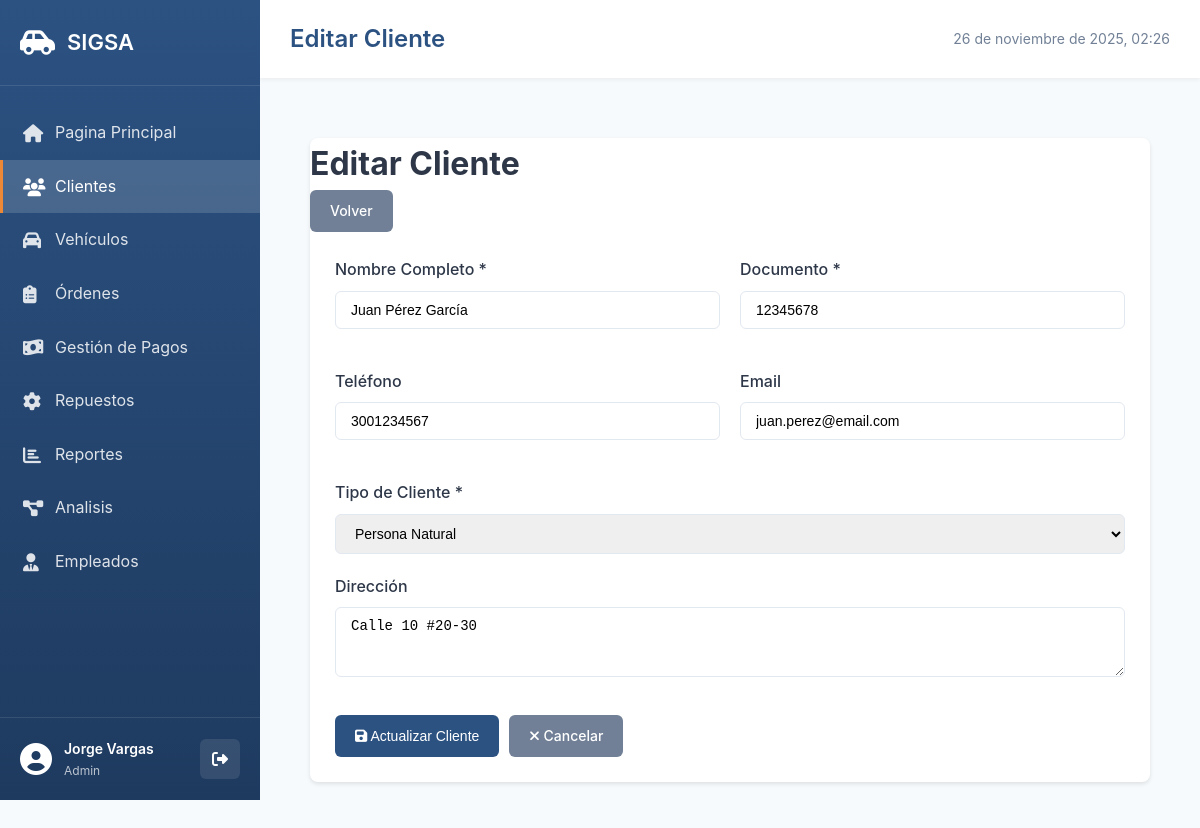
Page /pages/clientes/edit.php?id=1 (signed in) on the committed database.
### tables this page shows
CREATE TABLE Clientes (
    id_cliente INT AUTO_INCREMENT PRIMARY KEY,
    nombre VARCHAR(200) NOT NULL,
    documento VARCHAR(20) NOT NULL UNIQUE,
    telefono VARCHAR(20),
    correo VARCHAR(100),
    tipo_cliente ENUM('natural', 'empresa') DEFAULT 'natural',
    direccion TEXT,
    fecha_registro TIMESTAMP DEFAULT CURRENT_TIMESTAMP,
    estado ENUM('activo', 'inactivo') DEFAULT 'activo',
    INDEX idx_documento (documento),
    INDEX idx_nombre (nombre)
);

### pages/clientes/edit.php (the view, shortened to what this page needs)
<?php
$db = getDB();
$id = $_GET['id'] ?? 0;
$stmt = $db->prepare("SELECT * FROM Clientes WHERE id_cliente = ?");
$stmt->execute([$id]);
$cliente = $stmt->fetch();
include __DIR__ . '/../../includes/header.php';
?>
<div class="container">
    <div class="card">
        <div class="card-header">
            <h1>Editar Cliente</h1>
            <a href="index.php" class="btn btn-secondary">Volver</a>
        </div>
        <div class="card-body">
            <form method="POST">
                <div class="form-row">
                    <div class="form-group">
                        <label for="nombre">Nombre Completo *</label>
                        <input type="text" id="nombre" name="nombre" value="<?= htmlspecialchars($cliente['nombre']) ?>" class="form-control" required>
                    </div>
                    <div class="form-group">
                        <label for="documento">Documento *</label>
                        <input type="text" id="documento" name="documento" value="<?= htmlspecialchars($cliente['documento']) ?>" class="form-control" required>
                    </div>
                </div>
                <div class="form-row">
                    <div class="form-group">
                        <label for="telefono">Teléfono</label>
                        <input type="tel" id="telefono" name="telefono" value="<?= htmlspecialchars($cliente['telefono']) ?>" class="form-control">
                    </div>
                    <div class="form-group">
                        <label for="correo">Email</label>
                        <input type="email" id="correo" name="correo" value="<?= htmlspecialchars($cliente['correo']) ?>" class="form-control">
                    </div>
                </div>
                <div class="form-group">
                    <label for="tipo_cliente">Tipo de Cliente *</label>
                    <select id="tipo_cliente" name="tipo_cliente" class="form-control" required>
                        <option value="natural" <?= $cliente['tipo_cliente'] === 'natural' ? 'selected' : '' ?>>Persona Natural</option>
                    </select>
                </div>
                <div class="form-group">
                    <label for="direccion">Dirección</label>
                    <textarea id="direccion" name="direccion" rows="3" class="form-control"><?= htmlspecialchars($cliente['direccion']) ?></textarea>
                </div>
                <div class="form-actions">
                    <button type="submit" class="btn btn-primary">
                        <i class="fas fa-save"></i> Actualizar Cliente
                    </button>
                    <a href="index.php" class="btn btn-secondary">
                        <i class="fas fa-times"></i> Cancelar
                    </a>
                </div>
            </form>
        </div>
    </div>
</div>
<?php include __DIR__ . '/../../includes/footer.php'; ?>

### assets/css/style.css (style rules this page uses)
* { margin: 0; padding: 0; box-sizing: border-box; }
:root { --primary-color: #2c5282; --secondary-color: #4a90b5; --success-color: #48bb78; --danger-color: #f56565; --warning-color: #ed8936; --info-color: #4299e1; --dark-color: #2d3748; --light-color: #f7fafc; --border-color: #e2e8f0; --text-color: #2d3748; --text-secondary: #718096; }
body { font-family: -apple-system, BlinkMacSystemFont, 'Segoe UI', 'Roboto', 'Oxygen', 'Ubuntu', sans-serif; background-color: #f7fafc; color: var(--text-color); line-height: 1.6; }
.container { max-width: 1400px; margin: 0 auto; padding: 30px 20px; }
.card { background: white; border-radius: 8px; box-shadow: 0 2px 4px rgba(0,0,0,0.1); margin-bottom: 20px; }
.card-body { padding: 25px; }
.btn { padding: 10px 20px; border: none; border-radius: 6px; font-size: 14px; font-weight: 500; cursor: pointer; text-decoration: none; display: inline-block; transition: all 0.3s; }
.btn-primary { background-color: var(--primary-color); color: white; }
.btn-secondary { background-color: #718096; color: white; }
.form-group { margin-bottom: 20px; }
.form-row { display: grid; grid-template-columns: repeat(auto-fit, minmax(250px, 1fr)); gap: 20px; margin-bottom: 20px; }
.form-group label { display: block; margin-bottom: 8px; color: var(--text-color); font-weight: 500; }
.form-group input, .form-group select, .form-group textarea { width: 100%; padding: 10px 15px; border: 1px solid var(--border-color); border-radius: 6px; font-size: 14px; transition: border-color 0.3s; }
.form-actions { margin-top: 30px; display: flex; gap: 10px; }

### rows in the picture
clientes: nombre "Juan Pérez García", documento "12345678", telefono "3001234567", correo "juan.perez@email.com", tipo_cliente "Persona Natural", direccion "Calle 10 #20-30"

### other values in the picture
$currentUser['nombre'] "Jorge Vargas"
$currentUser['rol'] "Admin"
$pageTitle "Editar Cliente"
